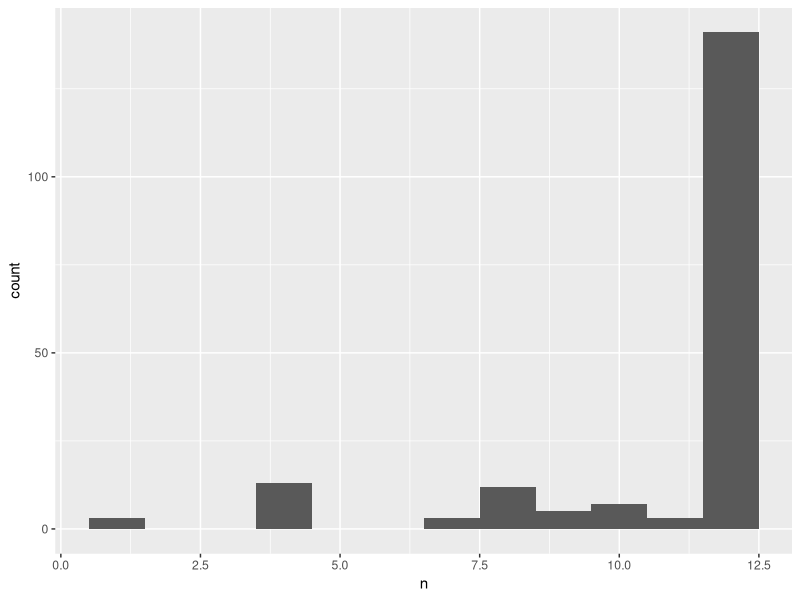
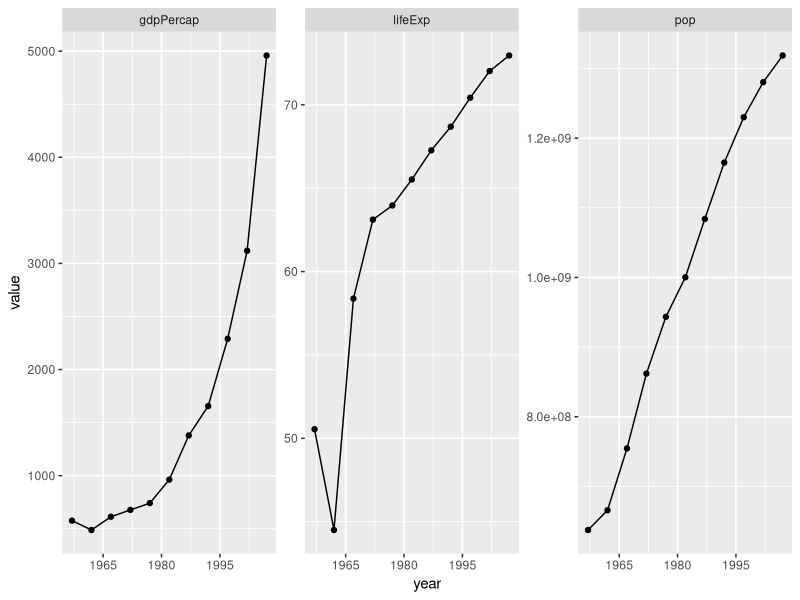
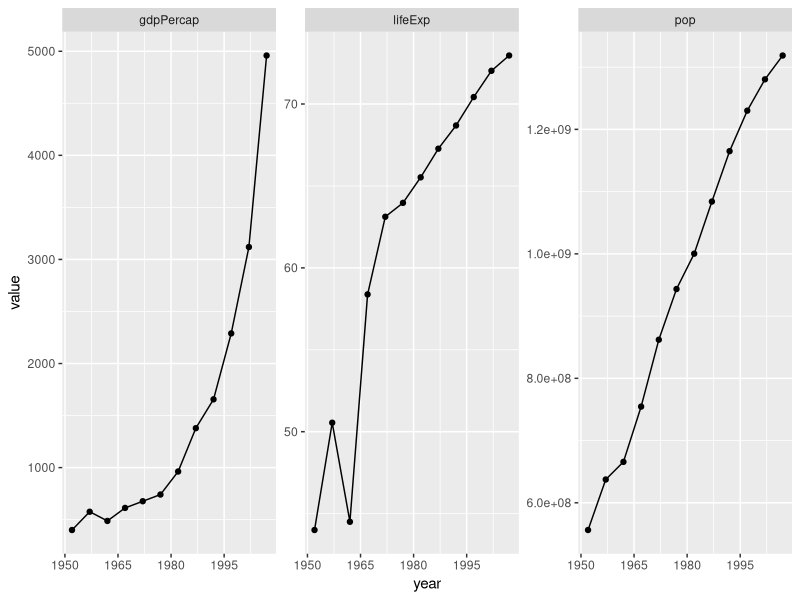

The R source for these figures, in order: (Note: this script raises an error after producing the figures.)
library(dplyr)
library(tidyr)
library(ggplot2)

gap_dat <- read.delim("06_gap-merged-with-continent.tsv")
gap_dat %>% str
# 'data.frame':  3312 obs. of  6 variables:
# $ country  : Factor w/ 187 levels "Afghanistan",..: 1 1 1 1 1 1 1 1 1 1 ...
# $ year     : int  1952 1957 1962 1967 1972 1977 1982 1987 1992 1997 ...
# $ pop      : num  8425333 9240934 10267083 11537966 13079460 ...
# $ gdpPercap: num  779 821 853 836 740 ...
# $ lifeExp  : num  28.8 30.3 32 34 36.1 ...
# $ continent: Factor w/ 6 levels "Africa","Americas",..: 3 3 3 3 3 3 3 3 3 3 ...

## During data exploration, I learned that most countries have data every five
## years, e.g. 1952, 1957, 1962, and so on. Let's just make that official.
gap_dat <- gap_dat %>%
  filter(year %% 5 == 2)
gap_dat %>% str # 'data.frame':	2012 obs. of  6 variables:

## number of distinct values for year
(n_years <- n_distinct(gap_dat$year)) # 12

## Does every country contribute data for all years?
country_freq <- gap_dat %>%
  count(country)

ggplot(country_freq, aes(x = n)) + geom_histogram(binwidth = 1)
country_freq$n %>% table()

## Most countries do contribute data for 12 years
## Who contributes less?
country_freq %>%
  filter(n < 12) %>%
  arrange(n)

## The only thing I see here that I want to fix is to rescue China, which has
## data for 11 of 12 years. Otherwise, I will let these countries go.
keepers <- c(with(country_freq, as.character(country[n == 12])),
             "China") %>% sort
keepers %>% length # 142 countries

## filter gap_dat
gap_dat <- gap_dat %>%
  filter(country %in% keepers) %>%
  droplevels %>%
  arrange(country, year)
gap_dat %>% str
# 'data.frame':  1703 obs. of  6 variables:
# $ country  : Factor w/ 142 levels "Afghanistan",..: 1 1 1 1 1 1 1 1 1 1 ...
# $ year     : int  1952 1957 1962 1967 1972 1977 1982 1987 1992 1997 ...
# $ pop      : num  8425333 9240934 10267083 11537966 13079460 ...
# $ gdpPercap: num  779 821 853 836 740 ...
# $ lifeExp  : num  28.8 30.3 32 34 36.1 ...
# $ continent: Factor w/ 5 levels "Africa","Americas",..: 3 3 3 3 3 3 3 3 3 3 ...

## BEGIN: Fill in missing data for China

## which year is the problem?
(china <- gap_dat %>%
   filter(country == "China"))      # 1952 is missing

## what does the data look like?
china_tidy <- china %>%
  gather(key = "variable", value = "value",
         pop, lifeExp, gdpPercap)
ggplot(china_tidy, aes(x = year, y = value)) +
  facet_wrap(~ variable, scales="free_y") +
  geom_point() + geom_line() +
  scale_x_continuous(breaks = seq(1950, 2011, 15))

## extremely low, low tech imputation for 1952
china_gdp_fit <- lm(gdpPercap ~ year, gap_dat,
                    subset = country == 'China' & year <= 1982)
summary(china_gdp_fit)
(china_gdp_1952 <- china_gdp_fit %>%
   predict(data.frame(year = 1952)) %>% 
   round(6))
## 400.4486 

china_pop_fit <- lm(pop ~ year, gap_dat, subset = country == 'China')
summary(china_pop_fit)
(china_pop_1952 <- china_pop_fit %>%
   predict(data.frame(year = 1952)) %>% 
   as.integer())
## 556263527

china_lifeExp_1952 <- 44 # fiction, but no simple linear fit seems appropriate

gap_dat <- rbind(gap_dat,
                 data.frame(country = 'China', year = 1952,
                            pop = china_pop_1952, continent = 'Asia',
                            lifeExp = china_lifeExp_1952,
                            gdpPercap = china_gdp_1952))
gap_dat <- gap_dat %>%
  arrange(country, year)
gap_dat %>%
  filter(country == "China")
str(gap_dat)  
# 'data.frame':  1704 obs. of  6 variables:
# $ country  : Factor w/ 142 levels "Afghanistan",..: 1 1 1 1 1 1 1 1 1 1 ...
# $ year     : num  1952 1957 1962 1967 1972 ...
# $ pop      : num  8425333 9240934 10267083 11537966 13079460 ...
# $ gdpPercap: num  779 821 853 836 740 ...
# $ lifeExp  : num  28.8 30.3 32 34 36.1 ...
# $ continent: Factor w/ 5 levels "Africa","Americas",..: 3 3 3 3 3 3 3 3 3 3 ...

## revisit the data
china_tidy <- gap_dat %>%
  filter(country == "China") %>%
  gather(key = "variable", value = "value",
         pop, lifeExp, gdpPercap)
ggplot(china_tidy, aes(x = year, y = value)) +
  facet_wrap(~ variable, scales="free_y") +
  geom_point() + geom_line() +
  scale_x_continuous(breaks = seq(1950, 2011, 15))

## END: Fill in missing data for China

write.table(gap_dat,
            "07_gap-every-five-years.tsv",
            quote = FALSE, sep = "\t", row.names = FALSE)

file.copy(from =  "07_gap-every-five-years.tsv",
          to = file.path("..", "inst", "gapminder.tsv"),
          overwrite = TRUE)

gapminder <- gap_dat

## finally ready to save data for the package
save(gapminder, file = "../data/gapminder.rdata")
